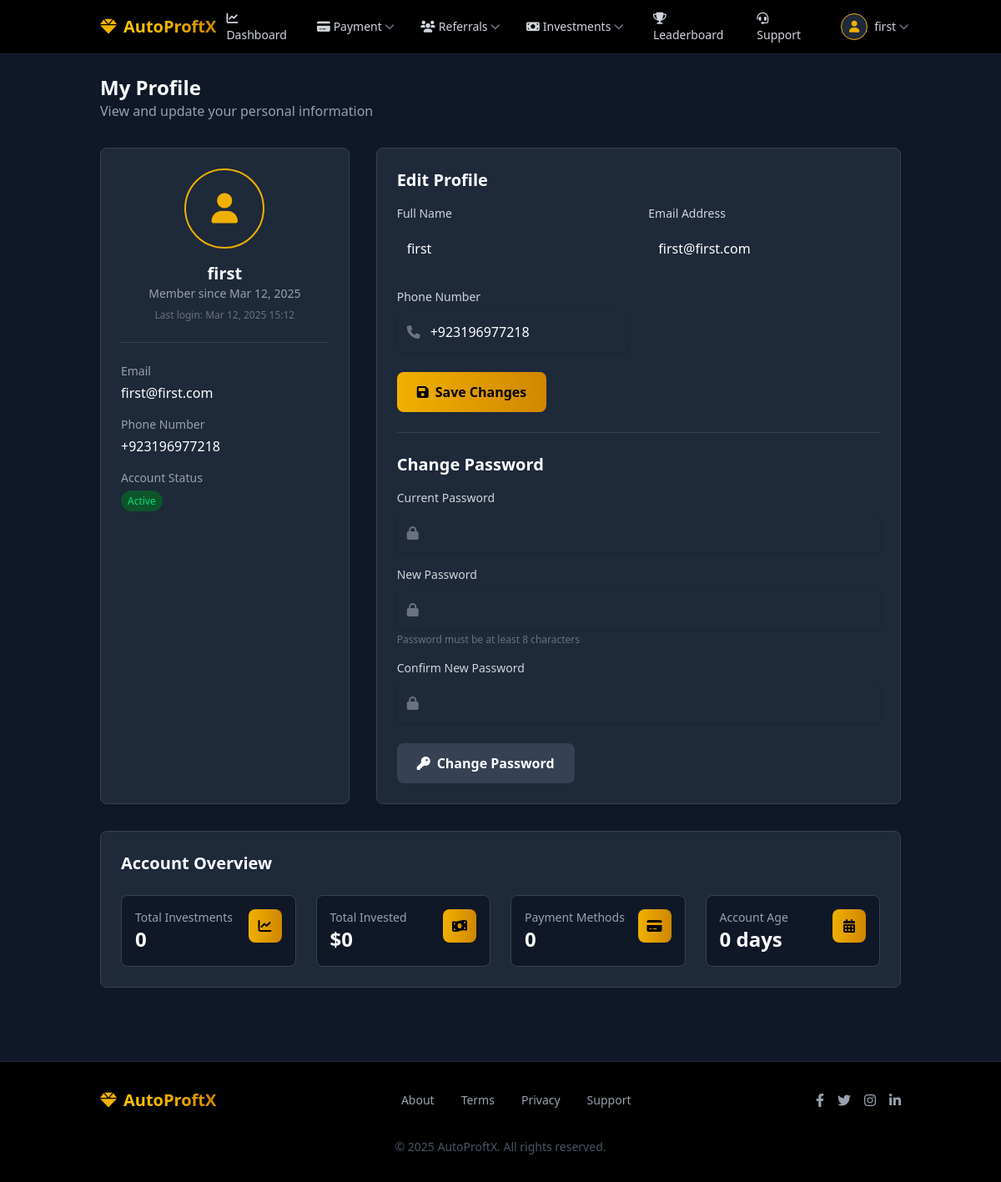
Screenshot of /user/profile.php (signed in) with the database file from the repository.
### tables this page shows
CREATE TABLE IF NOT EXISTS `users` (
  `id` int NOT NULL AUTO_INCREMENT,
  `full_name` varchar(100) NOT NULL,
  `email` varchar(100) NOT NULL,
  `referral_code` varchar(20) DEFAULT NULL,
  `referred_by` int DEFAULT NULL,
  `phone` varchar(20) NOT NULL,
  `password` varchar(255) NOT NULL,
  `registration_date` datetime NOT NULL,
  `last_login` datetime DEFAULT NULL,
  `status` enum('active','inactive','suspended') DEFAULT 'active',
  `admin_notes` text,
  `created_at` timestamp NULL DEFAULT CURRENT_TIMESTAMP,
  `login_count` int NOT NULL DEFAULT '0',
  PRIMARY KEY (`id`),
  UNIQUE KEY `email` (`email`)
);

### user/profile.php (the view, shortened to what this page needs)
<?php
include '../config/db.php';
$user_id = $_SESSION['user_id'];
$sql = "SELECT * FROM users WHERE id = ?";
$stmt = $conn->prepare($sql);
$stmt->bind_param("i", $user_id);
$stmt->execute();
$result = $stmt->get_result();
$user = $result->fetch_assoc();
?>
<!DOCTYPE html>
<html lang="en">
<head>
  <?php include 'includes/head.php'; ?>
</head>
<body class="bg-gray-900 text-white font-sans min-h-screen flex flex-col">
  <?php include 'includes/navbar.php'; ?>
  <main style="display: none;" id="main-content" class="flex-grow py-6">
    <div class="container mx-auto px-4 sm:px-6 lg:px-8">
      <div class="mb-8">
        <h1 class="text-2xl font-bold">My Profile</h1>
        <p class="text-gray-400">View and update your personal information</p>
      </div>
      <div class="grid grid-cols-1 lg:grid-cols-3 gap-8">
        <div class="bg-gray-800 rounded-lg border border-gray-700 p-6 lg:col-span-1">
          <div class="flex flex-col items-center text-center mb-6">
            <div class="h-24 w-24 rounded-full bg-gray-800 flex items-center justify-center border-2 border-yellow-500 text-yellow-500 mb-4">
              <i class="fas fa-user text-4xl"></i>
            </div>
            <h2 class="text-xl font-bold"><?php echo htmlspecialchars($user['full_name']); ?></h2>
            <p class="text-gray-400 text-sm">Member since <?php echo date('M d, Y', strtotime($user['registration_date'])); ?></p>
            <?php if (!empty($user['last_login'])): ?>
              <p class="text-gray-500 text-xs mt-2">Last login: <?php echo date('M d, Y H:i', strtotime($user['last_login'])); ?></p>
            <?php endif; ?>
          </div>
          <div class="border-t border-gray-700 pt-6">
            <div class="space-y-4">
              <div>
                <h3 class="text-sm font-medium text-gray-400">Email</h3>
                <p class="mt-1"><?php echo htmlspecialchars($user['email']); ?></p>
              </div>
              <div>
                <h3 class="text-sm font-medium text-gray-400">Phone Number</h3>
                <p class="mt-1"><?php echo htmlspecialchars($user['phone']); ?></p>
              </div>
              <div>
                <h3 class="text-sm font-medium text-gray-400">Account Status</h3>
                <p class="mt-1">
                  <?php if ($user['status'] == 'active'): ?>
                    <span class="px-2 py-1 text-xs rounded-full bg-green-900 text-green-400">Active</span>
                  <?php elseif ($user['status'] == 'inactive'): ?>
                    <span class="px-2 py-1 text-xs rounded-full bg-gray-700 text-gray-300">Inactive</span>
                  <?php elseif ($user['status'] == 'suspended'): ?>
                    <span class="px-2 py-1 text-xs rounded-full bg-red-900 text-red-400">Suspended</span>
                  <?php endif; ?>
                </p>
              </div>
            </div>
          </div>
        </div>
        <div class="bg-gray-800 rounded-lg border border-gray-700 p-6 lg:col-span-2">
          <div class="mb-6">
            <h2 class="text-xl font-bold mb-4">Edit Profile</h2>
            <form action="<?php echo htmlspecialchars($_SERVER["PHP_SELF"]); ?>" method="POST">
              <div class="grid grid-cols-1 md:grid-cols-2 gap-6 mb-6">
                <div>
                  <label for="full_name" class="block text-sm font-medium text-gray-300 mb-2">Full Name</label>
                  <input type="text" id="full_name" name="full_name" required value="<?php echo htmlspecialchars($user['full_name']); ?>" class="bg-gray-800 focus:ring-yellow-500 focus:border-yellow-500 block w-full px-3 py-3 border-gray-700 rounded-md text-white">
                </div>
                <div>
                  <label for="email" class="block text-sm font-medium text-gray-300 mb-2">Email Address</label>
                  <input type="email" id="email" name="email" required value="<?php echo htmlspecialchars($user['email']); ?>" class="bg-gray-800 focus:ring-yellow-500 focus:border-yellow-500 block w-full px-3 py-3 border-gray-700 rounded-md text-white">
                </div>
                <div>
                  <label for="phone" class="block text-sm font-medium text-gray-300 mb-2">Phone Number</label>
                  <div class="relative rounded-md shadow-sm">
                    <div class="absolute inset-y-0 left-0 pl-3 flex items-center pointer-events-none">
                    </div>
                    <input type="text" id="phone" name="phone" required value="<?php echo htmlspecialchars($user['phone']); ?>" class="bg-gray-800 focus:ring-yellow-500 focus:border-yellow-500 block w-full pl-10 pr-3 py-3 border-gray-700 rounded-md text-white" placeholder="03XXXXXXXXX">
                  </div>
                </div>
              </div>
              <div>
                <button type="submit" class="bg-gradient-to-r from-yellow-500 to-yellow-600 hover:from-yellow-600 hover:to-yellow-700 text-black font-bold py-3 px-6 rounded-lg transition duration-300 flex items-center justify-center">
                  <i class="fas fa-save mr-2"></i> Save Changes
                </button>
              </div>
            </form>
          </div>
          <div class="border-t border-gray-700 pt-6">
            <h2 class="text-xl font-bold mb-4">Change Password</h2>
            <form action="<?php echo htmlspecialchars($_SERVER["PHP_SELF"]); ?>" method="POST">
              <div class="space-y-4 mb-6">
                <div>
                  <label for="current_password" class="block text-sm font-medium text-gray-300 mb-2">Current Password</label>
                  <div class="relative rounded-md shadow-sm">
                    <div class="absolute inset-y-0 left-0 pl-3 flex items-center pointer-events-none">
                    </div>
                    <input type="password" id="current_password" name="current_password" required class="bg-gray-800 focus:ring-yellow-500 focus:border-yellow-500 block w-full pl-10 pr-3 py-3 border-gray-700 rounded-md text-white">
                  </div>
                </div>
                <div>
                  <label for="new_password" class="block text-sm font-medium text-gray-300 mb-2">New Password</label>
                  <div class="relative rounded-md shadow-sm">
                    <div class="absolute inset-y-0 left-0 pl-3 flex items-center pointer-events-none">
                    </div>
                    <input type="password" id="new_password" name="new_password" required class="bg-gray-800 focus:ring-yellow-500 focus:border-yellow-500 block w-full pl-10 pr-3 py-3 border-gray-700 rounded-md text-white">
                  </div>
                  <p class="mt-1 text-xs text-gray-500">Password must be at least 8 characters</p>
                </div>
                <div>
                  <label for="confirm_password" class="block text-sm font-medium text-gray-300 mb-2">Confirm New Password</label>
                  <div class="relative rounded-md shadow-sm">
                    <div class="absolute inset-y-0 left-0 pl-3 flex items-center pointer-events-none">
                    </div>
                    <input type="password" id="confirm_password" name="confirm_password" required class="bg-gray-800 focus:ring-yellow-500 focus:border-yellow-500 block w-full pl-10 pr-3 py-3 border-gray-700 rounded-md text-white">
                  </div>
                </div>
              </div>
              <div>
                <button type="submit" class="bg-gray-700 hover:bg-gray-600 text-white font-bold py-3 px-6 rounded-lg transition duration-300 flex items-center justify-center">
                  <i class="fas fa-key mr-2"></i> Change Password
                </button>
              </div>
            </form>
          </div>
        </div>
      </div>
      <div class="mt-8 bg-gray-800 rounded-lg border border-gray-700 p-6">
        <h2 class="text-xl font-bold mb-6">Account Overview</h2>
        <div class="grid grid-cols-1 md:grid-cols-2 lg:grid-cols-4 gap-6">
          <div class="bg-gray-900 rounded-lg p-4 border border-gray-700">
            <div class="flex justify-between items-start">
              <div>
                <p class="text-gray-400 text-sm">Total Investments</p>
                <h3 class="text-2xl font-bold">
                  <?php
                  $inv_count = 0;
                  $check_table_sql = "SELECT COUNT(*) as count FROM information_schema.tables
                                  WHERE table_schema = DATABASE()
                                  AND table_name = 'investments'";
                  $check_result = $conn->query($check_table_sql);
                  $table_exists = ($check_result && $check_result->fetch_assoc()['count'] > 0);
                  if ($table_exists) {
                    $inv_sql = "SELECT COUNT(*) as count FROM investments WHERE user_id = ?";
                    $inv_stmt = $conn->prepare($inv_sql);
                    $inv_stmt->bind_param("i", $user_id);
                    $inv_stmt->execute();
                    $inv_result = $inv_stmt->get_result();
                    $inv_count = $inv_result->fetch_assoc()['count'];
                  }
                  echo $inv_count;
                  ?>
                </h3>
              </div>
              <div class="h-10 w-10 rounded-lg bg-gradient-to-r from-yellow-500 to-yellow-600 flex items-center justify-center">
                <i class="fas fa-chart-line text-black"></i>
              </div>
            </div>
          </div>
          <div class="bg-gray-900 rounded-lg p-4 border border-gray-700">
            <div class="flex justify-between items-start">
              <div>
                <p class="text-gray-400 text-sm">Total Invested</p>
                <h3 class="text-2xl font-bold">
                  <?php
                  $total_invested = 0;
                  if ($table_exists) {
                    $amt_sql = "SELECT COALESCE(SUM(amount), 0) as total FROM investments WHERE user_id = ?";
                    $amt_stmt = $conn->prepare($amt_sql);
                    $amt_stmt->bind_param("i", $user_id);
                    $amt_stmt->execute();
                    $amt_result = $amt_stmt->get_result();
                    $total_invested = $amt_result->fetch_assoc()['total'];
                  }
                  echo '$' . number_format($total_invested, 0);                  ?>
                </h3>
              </div>
              <div class="h-10 w-10 rounded-lg bg-gradient-to-r from-yellow-500 to-yellow-600 flex items-center justify-center">
                <i class="fas fa-money-bill-wave text-black"></i>
              </div>
            </div>
          </div>
          <div class="bg-gray-900 rounded-lg p-4 border border-gray-700">
            <div class="flex justify-between items-start">
              <div>
                <p class="text-gray-400 text-sm">Payment Methods</p>
                <h3 class="text-2xl font-bold">
                  <?php
                  $pay_count = 0;
                  $check_pay_table_sql = "SELECT COUNT(*) as count FROM information_schema.tables
                                  WHERE table_schema = DATABASE()
                                  AND table_name = 'payment_methods'";
                  $check_pay_result = $conn->query($check_pay_table_sql);
                  $pay_table_exists = ($check_pay_result && $check_pay_result->fetch_assoc()['count'] > 0);
                  if ($pay_table_exists) {
                    $pay_sql = "SELECT COUNT(*) as count FROM payment_methods WHERE user_id = ?";
                    $pay_stmt = $conn->prepare($pay_sql);
                    $pay_stmt->bind_param("i", $user_id);
                    $pay_stmt->execute();
                    $pay_result = $pay_stmt->get_result();
                    $pay_count = $pay_result->fetch_assoc()['count'];
                  }
                  echo $pay_count;
                  ?>
                </h3>
              </div>
              <div class="h-10 w-10 rounded-lg bg-gradient-to-r from-yellow-500 to-yellow-600 flex items-center justify-center">
                <i class="fas fa-credit-card text-black"></i>
              </div>
            </div>
          </div>
          <div class="bg-gray-900 rounded-lg p-4 border border-gray-700">
            <div class="flex justify-between items-start">
              <div>
                <p class="text-gray-400 text-sm">Account Age</p>
                <h3 class="text-2xl font-bold">
                  <?php
                  $reg_date = new DateTime($user['registration_date']);
                  $today = new DateTime();
                  $interval = $reg_date->diff($today);
                  echo $interval->days . ' days';
                  ?>
                </h3>
              </div>
              <div class="h-10 w-10 rounded-lg bg-gradient-to-r from-yellow-500 to-yellow-600 flex items-center justify-center">
                <i class="fas fa-calendar-alt text-black"></i>
              </div>
            </div>
          </div>
        </div>
      </div>
    </div>
  </main>
  <?php include 'includes/footer.php'; ?>
</body>
</html>

### user/assets/css/style.css (style rules this page uses)
input, textarea { width: 100%; max-width: 100%; box-sizing: border-box; }

### user/includes/mobile-bar.php (style rules this page uses)
body { padding-bottom: 4rem; }
@media (min-width: 768px) { body { padding-bottom: 0; } }

### rows the page displays
users: full_name "first", registration_date "Mar 12, 2025", last_login "Mar 12, 2025 15:12", email "first@first.com", phone "+923196977218", registration_date "0"

### other values shown
$_SESSION['full_name'] "first"
$inv_count "0"
$total_invested "0"
$pay_count "0"
